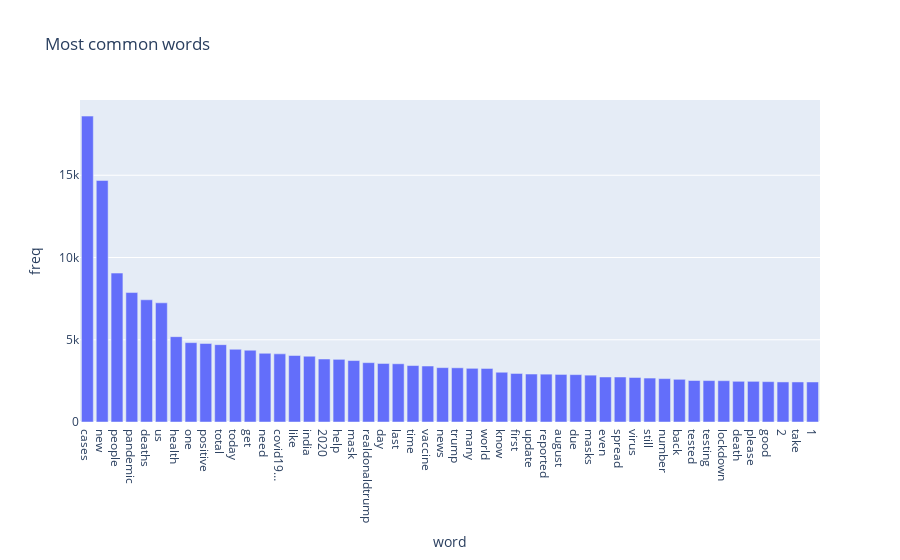

Notebook source saved alongside this figure:
### Code cell
# Plotting bar graph for Most common Words

px.bar(word_df, x='word', y='freq', title='Most common words')

### Figure 1 — Plotly figure (JSON) as saved in the notebook; plotly's stock layout.template omitted (floating-point values rounded to 4 significant figures)
{"data": [{"alignmentgroup": "True", "hovertemplate": "word=%{x}<br>freq=%{y}<extra></extra>", "legendgroup": "", "marker": {"color": "#636efa", "pattern": {"shape": ""}}, "name": "", "offsetgroup": "", "orientation": "v", "showlegend": false, "textposition": "auto", "type": "bar", "x": ["cases", "new", "people", "pandemic", "deaths", "us", "health", "one", "positive", "total", "today", "get", "need", "covid19…", "like", "india", "2020", "help", "mask", "realdonaldtrump", "day", "last", "time", "vaccine", "news", "trump", "many", "world", "know", "first", "update", "reported", "august", "due", "masks", "even", "spread", "virus", "still", "number", "back", "tested", "testing", "lockdown", "death", "please", "good", "2", "take", "1"], "xaxis": "x", "y": [18596, 14683, 9053, 7869, 7429, 7245, 5188, 4825, 4773, 4701, 4420, 4365, 4178, 4143, 4042, 3999, 3830, 3809, 3735, 3608, 3558, 3540, 3431, 3403, 3306, 3295, 3263, 3255, 3025, 2951, 2916, 2909, 2892, 2880, 2848, 2736, 2735, 2706, 2671, 2638, 2596, 2522, 2518, 2511, 2474, 2472, 2453, 2435, 2434, 2432], "yaxis": "y"}], "layout": {"barmode": "relative", "legend": {"tracegroupgap": 0}, "title": {"text": "Most common words"}, "xaxis": {"anchor": "y", "domain": [0, 1], "title": {"text": "word"}}, "yaxis": {"anchor": "x", "domain": [0, 1], "title": {"text": "freq"}}}}
